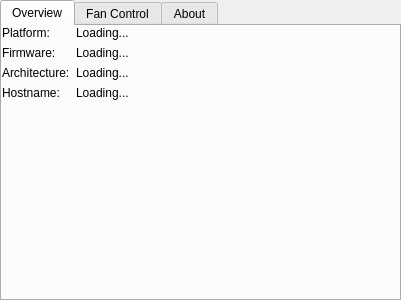
<?xml version="1.0" encoding="UTF-8"?>
<ui version="4.0">
 <class>Form</class>
 <widget class="QWidget" name="Form">
  <property name="geometry">
   <rect>
    <x>0</x>
    <y>0</y>
    <width>401</width>
    <height>300</height>
   </rect>
  </property>
  <property name="windowTitle">
   <string>Raspi Control Panel</string>
  </property>
  <property name="windowIcon">
   <iconset>
    <normaloff>icons/window.png</normaloff>icons/window.png</iconset>
  </property>
  <widget class="QTabWidget" name="tabWidget">
   <property name="geometry">
    <rect>
     <x>0</x>
     <y>0</y>
     <width>401</width>
     <height>301</height>
    </rect>
   </property>
   <property name="toolTip">
    <string>&lt;html&gt;&lt;head/&gt;&lt;body&gt;&lt;p&gt;Raspberry Pi Configuration&lt;/p&gt;&lt;/body&gt;&lt;/html&gt;</string>
   </property>
   <property name="currentIndex">
    <number>0</number>
   </property>
   <widget class="QWidget" name="overview">
    <attribute name="title">
     <string>Overview</string>
    </attribute>
    <widget class="QWidget" name="formLayoutWidget">
     <property name="geometry">
      <rect>
       <x>0</x>
       <y>0</y>
       <width>401</width>
       <height>261</height>
      </rect>
     </property>
     <layout class="QFormLayout" name="formLayout">
      <item row="0" column="0">
       <widget class="QLabel" name="platformHeader">
        <property name="text">
         <string>Platform:</string>
        </property>
       </widget>
      </item>
      <item row="0" column="1">
       <widget class="QLabel" name="platformData">
        <property name="text">
         <string>Loading...</string>
        </property>
       </widget>
      </item>
      <item row="1" column="0">
       <widget class="QLabel" name="firmwareHeader">
        <property name="text">
         <string>Firmware:</string>
        </property>
       </widget>
      </item>
      <item row="1" column="1">
       <widget class="QLabel" name="firmwareData">
        <property name="text">
         <string>Loading...</string>
        </property>
       </widget>
      </item>
      <item row="2" column="0">
       <widget class="QLabel" name="architectureHeader">
        <property name="text">
         <string>Architecture:</string>
        </property>
       </widget>
      </item>
      <item row="2" column="1">
       <widget class="QLabel" name="architectureData">
        <property name="text">
         <string>Loading...</string>
        </property>
       </widget>
      </item>
      <item row="3" column="0">
       <widget class="QLabel" name="hostnameHeader">
        <property name="text">
         <string>Hostname:</string>
        </property>
       </widget>
      </item>
      <item row="3" column="1">
       <widget class="QLabel" name="hostnameData">
        <property name="text">
         <string>Loading...</string>
        </property>
       </widget>
      </item>
     </layout>
    </widget>
   </widget>
   <widget class="QWidget" name="fan_control">
    <attribute name="title">
     <string>Fan Control</string>
    </attribute>
    <widget class="QLabel" name="fanAnimate">
     <property name="geometry">
      <rect>
       <x>0</x>
       <y>0</y>
       <width>98</width>
       <height>98</height>
      </rect>
     </property>
     <property name="text">
      <string/>
     </property>
     <property name="pixmap">
      <pixmap>icons/fan.gif</pixmap>
     </property>
     <property name="buddy">
      <cstring></cstring>
     </property>
    </widget>
    <widget class="QToolBox" name="toolBox">
     <property name="geometry">
      <rect>
       <x>100</x>
       <y>0</y>
       <width>291</width>
       <height>171</height>
      </rect>
     </property>
     <property name="currentIndex">
      <number>0</number>
     </property>
     <widget class="QWidget" name="fanmode">
      <property name="geometry">
       <rect>
        <x>0</x>
        <y>0</y>
        <width>291</width>
        <height>60</height>
       </rect>
      </property>
      <attribute name="label">
       <string>Fan Mode</string>
      </attribute>
      <widget class="QRadioButton" name="fanModeActiveButton">
       <property name="geometry">
        <rect>
         <x>10</x>
         <y>0</y>
         <width>117</width>
         <height>28</height>
        </rect>
       </property>
       <property name="text">
        <string>Active</string>
       </property>
       <property name="checked">
        <bool>false</bool>
       </property>
      </widget>
      <widget class="QRadioButton" name="fanModePassiveButton">
       <property name="geometry">
        <rect>
         <x>130</x>
         <y>0</y>
         <width>117</width>
         <height>28</height>
        </rect>
       </property>
       <property name="text">
        <string>Passive</string>
       </property>
       <property name="checked">
        <bool>true</bool>
       </property>
      </widget>
      <widget class="QLabel" name="fanModeLabel">
       <property name="geometry">
        <rect>
         <x>10</x>
         <y>30</y>
         <width>271</width>
         <height>23</height>
        </rect>
       </property>
       <property name="text">
        <string>&lt;html&gt;&lt;head/&gt;&lt;body&gt;&lt;p&gt;&lt;span style=&quot; font-size:10pt;&quot;&gt;Enables or disables fan control&lt;/span&gt;&lt;/p&gt;&lt;/body&gt;&lt;/html&gt;</string>
       </property>
       <property name="wordWrap">
        <bool>true</bool>
       </property>
      </widget>
     </widget>
     <widget class="QWidget" name="gpiosetup">
      <property name="geometry">
       <rect>
        <x>0</x>
        <y>0</y>
        <width>291</width>
        <height>60</height>
       </rect>
      </property>
      <attribute name="label">
       <string>GPIO Setup</string>
      </attribute>
      <widget class="QSpinBox" name="fanGPIOBox">
       <property name="geometry">
        <rect>
         <x>10</x>
         <y>20</y>
         <width>50</width>
         <height>21</height>
        </rect>
       </property>
       <property name="maximum">
        <number>40</number>
       </property>
       <property name="value">
        <number>19</number>
       </property>
      </widget>
      <widget class="QLabel" name="fanGPIOLabel">
       <property name="geometry">
        <rect>
         <x>70</x>
         <y>10</y>
         <width>211</width>
         <height>41</height>
        </rect>
       </property>
       <property name="text">
        <string>&lt;html&gt;&lt;head/&gt;&lt;body&gt;&lt;p&gt;&lt;span style=&quot; font-size:10pt;&quot;&gt;GPIO fan pin - recommended to set this value to 19&lt;/span&gt;&lt;/p&gt;&lt;/body&gt;&lt;/html&gt;</string>
       </property>
       <property name="wordWrap">
        <bool>true</bool>
       </property>
      </widget>
     </widget>
     <widget class="QWidget" name="temperaturethreshold">
      <property name="geometry">
       <rect>
        <x>0</x>
        <y>0</y>
        <width>291</width>
        <height>60</height>
       </rect>
      </property>
      <attribute name="label">
       <string>Temperature Threshold</string>
      </attribute>
      <widget class="QSpinBox" name="tempThresholdBox">
       <property name="geometry">
        <rect>
         <x>0</x>
         <y>20</y>
         <width>50</width>
         <height>21</height>
        </rect>
       </property>
       <property name="maximum">
        <number>100</number>
       </property>
       <property name="value">
        <number>70</number>
       </property>
      </widget>
      <widget class="QLabel" name="tempLabel">
       <property name="geometry">
        <rect>
         <x>60</x>
         <y>10</y>
         <width>221</width>
         <height>41</height>
        </rect>
       </property>
       <property name="text">
        <string>&lt;html&gt;&lt;head/&gt;&lt;body&gt;&lt;p&gt;&lt;span style=&quot; font-size:10pt;&quot;&gt;Temperature at which the fan should turn on, in Celsius.&lt;/span&gt;&lt;/p&gt;&lt;/body&gt;&lt;/html&gt;</string>
       </property>
       <property name="wordWrap">
        <bool>true</bool>
       </property>
      </widget>
     </widget>
    </widget>
    <widget class="QPushButton" name="fanControlApply">
     <property name="geometry">
      <rect>
       <x>300</x>
       <y>230</y>
       <width>96</width>
       <height>29</height>
      </rect>
     </property>
     <property name="text">
      <string>Apply</string>
     </property>
     <property name="flat">
      <bool>false</bool>
     </property>
    </widget>
    <widget class="QWidget" name="verticalLayoutWidget">
     <property name="geometry">
      <rect>
       <x>0</x>
       <y>210</y>
       <width>291</width>
       <height>52</height>
      </rect>
     </property>
     <layout class="QVBoxLayout" name="verticalLayout">
      <item>
       <widget class="QLabel" name="currentTempHeader">
        <property name="text">
         <string>&lt;html&gt;&lt;head/&gt;&lt;body&gt;&lt;p&gt;&lt;span style=&quot; font-size:11pt;&quot;&gt;Current Temperature (&lt;/span&gt;&lt;span style=&quot; font-family:'DDG_ProximaNova,DDG_ProximaNova_UI_0,DDG_ProximaNova_UI_1,DDG_ProximaNova_UI_2,DDG_ProximaNova_UI_3,DDG_ProximaNova_UI_4,DDG_ProximaNova_UI_5,DDG_ProximaNova_UI_6,Proxima Nova,Helvetica Neue,Helvetica,Segoe UI,Nimbus Sans L,Liberation Sans,Open Sans,FreeSans,Arial,sans-serif'; font-size:11pt; color:#222222; background-color:#ffffff;&quot;&gt;°C):&lt;/span&gt;&lt;/p&gt;&lt;/body&gt;&lt;/html&gt;</string>
        </property>
       </widget>
      </item>
      <item>
       <widget class="QLabel" name="currentTempData">
        <property name="text">
         <string>Loading...</string>
        </property>
       </widget>
      </item>
     </layout>
    </widget>
   </widget>
   <widget class="QWidget" name="about">
    <attribute name="title">
     <string>About</string>
    </attribute>
    <widget class="QLabel" name="label">
     <property name="geometry">
      <rect>
       <x>10</x>
       <y>0</y>
       <width>381</width>
       <height>261</height>
      </rect>
     </property>
     <property name="text">
      <string>&lt;html&gt;&lt;head/&gt;&lt;body&gt;&lt;p align=&quot;center&quot;&gt;&lt;span style=&quot; font-size:18pt;&quot;&gt;Raspi Control Panel&lt;/span&gt;&lt;/p&gt;&lt;p align=&quot;center&quot;&gt;&lt;span style=&quot; font-size:16pt;&quot;&gt;Written by AnonymousHacker1279&lt;/span&gt;&lt;/p&gt;&lt;p align=&quot;center&quot;&gt;&lt;a href=&quot;https://titan-mk4.dynv6.net&quot;&gt;&lt;span style=&quot; font-weight:600; color:#000000;text-decoration:none;&quot;&gt;A basic tool to control specific features on your Raspberry Pi. Designed from the ground up in Python and PyQt5.&lt;/span&gt;&lt;/a&gt;&lt;/p&gt;&lt;p align=&quot;center&quot;&gt;&lt;a href=&quot;https://github.com/AnonymousHacker1279&quot;&gt;&lt;span style=&quot; text-decoration: underline; color:#0000ff;&quot;&gt;GitHub&lt;/span&gt;&lt;/a&gt;&lt;a href=&quot;https://github.com/AnonymousHacker1279&quot;&gt;&lt;span style=&quot; text-decoration: underline; color:#000000;&quot;&gt;, &lt;/span&gt;&lt;/a&gt;&lt;a href=&quot;https://titan-mk4.dynv6.net&quot;&gt;&lt;span style=&quot; text-decoration: underline; color:#0000ff;&quot;&gt;My Website&lt;/span&gt;&lt;/a&gt;&lt;/p&gt;&lt;/body&gt;&lt;/html&gt;</string>
     </property>
     <property name="wordWrap">
      <bool>true</bool>
     </property>
    </widget>
   </widget>
  </widget>
 </widget>
 <resources>
  <include location="resource.qrc"/>
 </resources>
 <connections/>
</ui>
